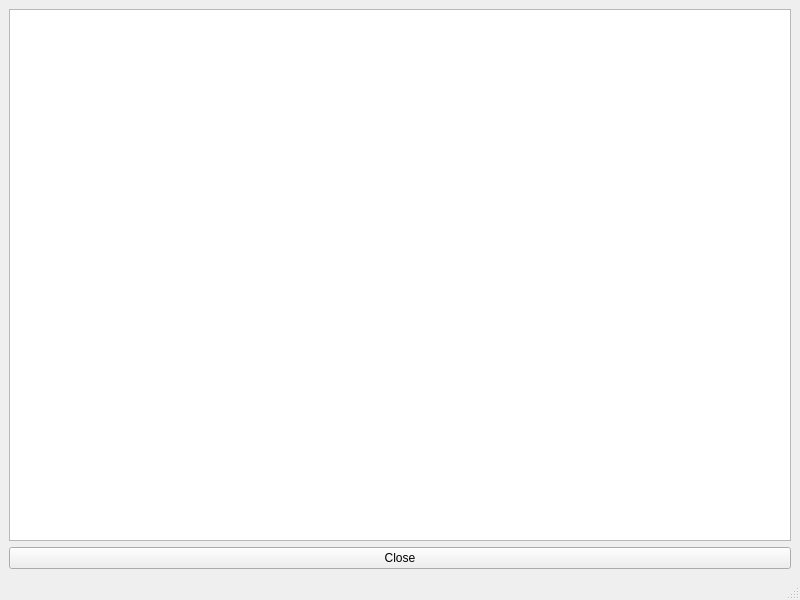
<?xml version="1.0" encoding="UTF-8"?>
<ui version="4.0">
 <class>starred_tasks</class>
 <widget class="QMainWindow" name="starred_tasks">
  <property name="geometry">
   <rect>
    <x>0</x>
    <y>0</y>
    <width>800</width>
    <height>600</height>
   </rect>
  </property>
  <property name="windowTitle">
   <string>MainWindow</string>
  </property>
  <widget class="QWidget" name="centralwidget">
   <layout class="QVBoxLayout" name="verticalLayout">
    <item>
     <widget class="QListWidget" name="listWidget"/>
    </item>
    <item>
     <widget class="QPushButton" name="close_pushButton">
      <property name="text">
       <string>Close</string>
      </property>
     </widget>
    </item>
   </layout>
  </widget>
  <widget class="QMenuBar" name="menubar">
   <property name="geometry">
    <rect>
     <x>0</x>
     <y>0</y>
     <width>800</width>
     <height>26</height>
    </rect>
   </property>
  </widget>
  <widget class="QStatusBar" name="statusbar"/>
 </widget>
 <resources/>
 <connections/>
</ui>
